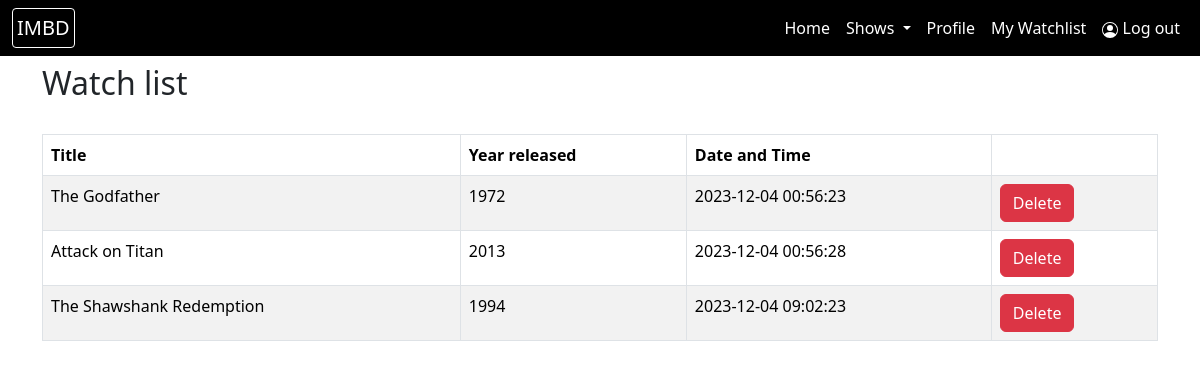
The page /user/show_watchlist.php on the database its author committed.
### tables this page shows
CREATE TABLE `added_to` (
  `content_id` int(11) NOT NULL,
  `user_id` int(11) NOT NULL,
  `list_id` int(11) NOT NULL
);

CREATE TABLE `content` (
  `content_id` int(11) NOT NULL,
  `title` varchar(255) NOT NULL,
  `year_released` year(4) NOT NULL,
  `duration` time DEFAULT NULL,
  `seasons` int(11) DEFAULT NULL,
  `type` varchar(50) NOT NULL
);

CREATE TABLE `watch_list` (
  `list_id` int(11) NOT NULL,
  `user_id` int(11) NOT NULL,
  `content_id` int(11) NOT NULL,
  `timestamp` datetime NOT NULL DEFAULT current_timestamp()
);

### user/show_watchlist.php (the view)
<?php include("user_header.php"); ?>
<?php include("../db_connect.php"); ?>
<?php include("navber_user.php"); ?>
    <div class="container">
    <h2>Watch list</h2><br>
    <table class="table table-hover table-bordered table-striped">
        <thead>
            <tr>
                <th>Title </th>
                <th>Year released </th>
                <th>Date and Time </th>
                <th> </th>
            </tr>
        </thead>
        <tbody>
            <?php
                $user_id = 2;
                $view_query = "SELECT content.title, content.year_released, watch_list.timestamp, added_to.list_id
                FROM Content INNER JOIN watch_list ON Content.content_id = watch_list.content_id
                INNER JOIN added_to ON watch_list.list_id = added_to.list_id
                WHERE watch_list.user_id = $user_id";
                $result = mysqli_query($conn, $view_query);
                if (!$result){
                    die("Query Failed".mysqli_error());
                }
                else{
                    while($row=mysqli_fetch_assoc($result)){
                        ?>
                    <tr>
                        <td> <?php echo $row['title']; ?> </td>
                        <td> <?php echo($row['year_released']) ?> </td>
                        <td> <?php echo($row['timestamp']) ?> </td>
                        <td><a href="" class="btn btn-danger">Delete</td>
                    </tr>
                <?php
                    }
                }
            ?>
        </table>
        </div>
<?php include("../footer.php"); ?>

### rows shown on the page
added_to: content_id.title "The Godfather", content_id.year_released "1972", list.timestamp "2023-12-04 00:56:23"
added_to: content_id.title "Attack on Titan", content_id.year_released "2013", list.timestamp "2023-12-04 00:56:28"
added_to: content_id.title "The Shawshank Redemption", content_id.year_released "1994", list.timestamp "2023-12-04 09:02:23"
